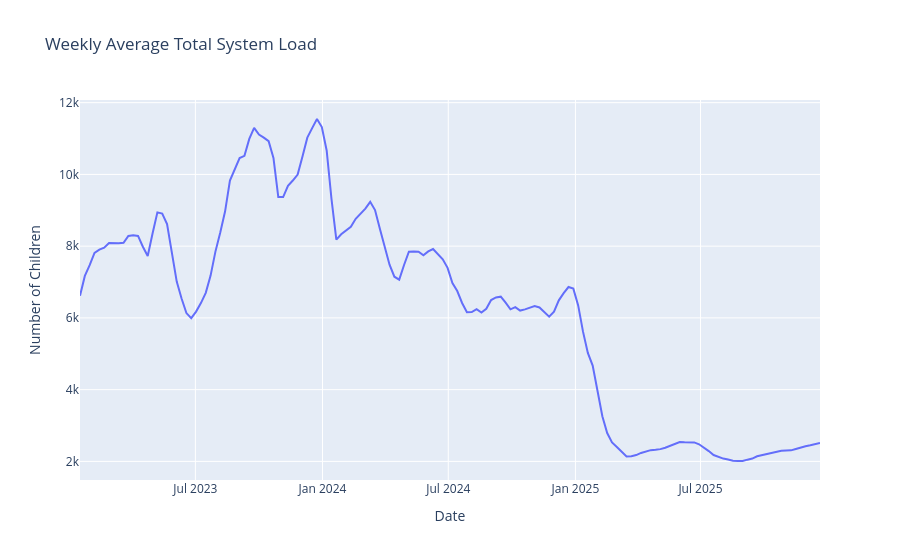

Here is the notebook cell this chart was saved with:
### Code cell
# ---- Extra KPIs ----
df["Care Load Volatility Index"] = df["Total System Load"].rolling(7, min_periods=7).std() / df["7-Day Average"]
df["Backlog Accumulation Rate"] = df["Net HHS Intake"].rolling(7, min_periods=7).mean()

high, low = df["7-Day Average"].quantile(0.75), df["7-Day Average"].quantile(0.25)
df["Load Status"] = np.where(df["7-Day Average"] >= high, "Strain",
                     np.where(df["7-Day Average"] <= low, "Relief", "Normal"))
run_id = (df["Load Status"] != df["Load Status"].shift()).cumsum()
runs = df.groupby(run_id).agg(Status=("Load Status", "first"), Start=("Date", "min"),
                              End=("Date", "max"), Days=("Date", "count"))
strain_windows = runs[(runs["Status"] == "Strain") & (runs["Days"] >= 14)]

mid = df["Date"].min() + (df["Date"].max() - df["Date"].min()) / 2
df["Period"] = np.where(df["Date"] <= mid, "Early", "Late")

weekly = df.set_index("Date")[["Total System Load"]].resample("W").mean().reset_index()
px.line(weekly, x="Date", y="Total System Load", title="Weekly Average Total System Load",
        labels={"Total System Load": "Number of Children"}).show()

# ---- Numbers for the report ----
print("ROWS:", len(df), "| DUPLICATE DATES:", df["Date"].duplicated().sum())
print("MISSING CALENDAR DATES:", len(missing_dates), "| GAPS INTERPOLATED:", n_gaps)
print("MISSING VALUES:", df[COLS].isnull().sum().to_dict())
print("TRANSFER FLAGS:", df["Flag_Transfer_Exceeds_CBP"].sum(),
      "| DISCHARGE FLAGS:", df["Flag_Discharge_Exceeds_HHS"].sum())
print("POSITIVE / NEGATIVE NET INTAKE DAYS:", (net_intake > 0).sum(), "/", (net_intake < 0).sum())
print("\nMODEL RESULTS"); print(results.to_string(index=False))
print("\nEARLY vs LATE"); print(df.groupby("Period")[["Total System Load", "Net HHS Intake",
      "Care Load Volatility Index"]].agg(["mean", "max"]).round(1).to_string())
print("\nSTRAIN WINDOWS"); print(strain_windows.to_string())
print("\n30-DAY FORECAST: first", round(future_df.iloc[0, 1]), "| last", round(future_df.iloc[-1, 1]),
      "| min", round(future_df.iloc[:, 1].min()), "| max", round(future_df.iloc[:, 1].max()))

### Figure 1 — Plotly figure (JSON) as saved in the notebook; plotly's stock layout.template omitted (floating-point values rounded to 4 significant figures; data arrays with more than 128 entries replaced by an {"elided": "..."} marker saying what was removed)
{"data": [{"hovertemplate": "Date=%{x}<br>Number of Children=%{y}<extra></extra>", "legendgroup": "", "line": {"color": "#636efa", "dash": "solid"}, "marker": {"symbol": "circle"}, "mode": "lines", "name": "", "orientation": "v", "showlegend": false, "type": "scatter", "x": {"elided": "154 str values"}, "xaxis": "x", "y": {"elided": "154 float values"}, "yaxis": "y"}], "layout": {"legend": {"tracegroupgap": 0}, "title": {"text": "Weekly Average Total System Load"}, "xaxis": {"anchor": "y", "domain": [0, 1], "title": {"text": "Date"}}, "yaxis": {"anchor": "x", "domain": [0, 1], "title": {"text": "Number of Children"}}}}
